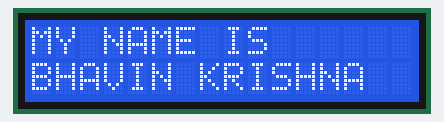
A sketch run on a simulated ESP32. On the bench: 16×2 character LCD.

Above: at 0.1 s.
At 5.2 s:
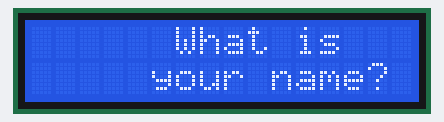

Measured:
- what the display in image 1 shows lasts 3.0 s, from 5.1 s to 8.1 s

The sketch:

sketch.ino
```cpp
#include <LiquidCrystal_I2C.h>
LiquidCrystal_I2C lcd(0x27,16,2);
void setup()
{
  lcd.init();
  lcd.backlight();
}
void loop()
{
  lcd.clear();
  lcd.setCursor(0,0);
  lcd.print("MY NAME IS");
  lcd.setCursor(0,1);
  lcd.print("BHAVIN KRISHNA");
  delay(5000);
  lcd.clear();
  lcd.setCursor(6,0);
  lcd.print("What is ");
  lcd.setCursor(5,1);
  lcd.print("your name?");
  delay(3000);
}
```
